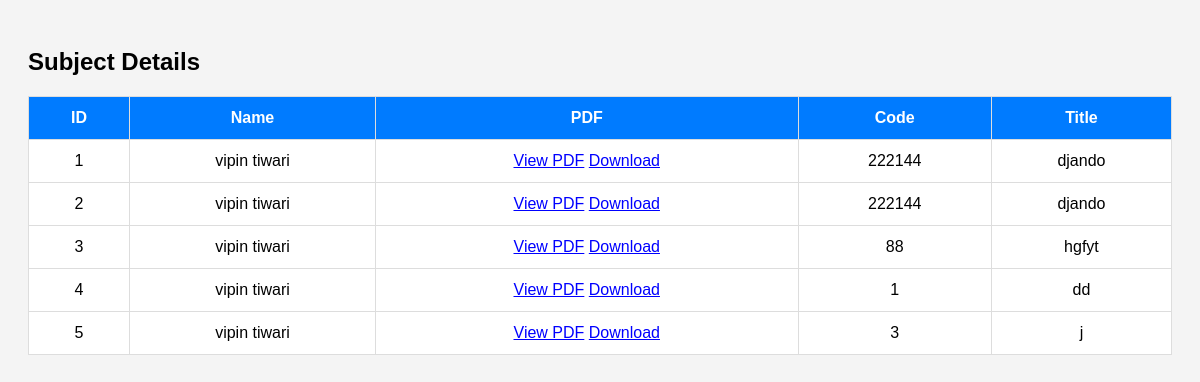
Page /account/subdata/ on the committed database.
### account/models.py (models this page shows, shortened)
class Subject(models.Model):
    name=models.CharField(max_length=100)
    title = models.CharField(max_length=100)
    pdf = models.FileField(upload_to='pdfs/')
    code=models.IntegerField()

### account/views.py (the view)
# urls.py: path('subdata/', views.subdata ,name='subdata')
def subdata(request):
    subjects = Subject.objects.all()
    return render(request,'box/subdata.html',{
        'subjects':subjects
    })

### account/templates/box/subdata.html (shortened to what this page needs)
<!DOCTYPE html>
<html>
    <head>
</head> <body>
<h2>Subject Details</h2>
<table>
    <tr>
        <th>ID
        </th>
        <th>Name</th>
        <th>PDF</th>
        <th>Code</th>
        <th>Title</th>
        </tr>
{% for sub in subjects %}
<tr>
    <td>{{ sub.id }}</td>
    <td>{{ sub.name }}</td>
    <td>
        {% if sub.pdf %}
            <a href="{{ sub.pdf.url }}" target="_blank">View PDF</a>
            <a href="{{ sub.pdf.url }}" download>Download</a>
        {% else %}
            No PDF
        {% endif %}
    </td>
    <td>{{ sub.code }}</td>
    <td>{{ sub.title }}</td>
</tr>
{% empty %}
<tr>
    <td colspan="5">No Subject Found</td>
</tr>
{% endfor %}
</table>

### account/templates/box/subdata.html (style rules this page uses)
body { font-family: Arial; background: #f4f4f4; padding: 20px; }
table { width: 100%; border-collapse: collapse; background: white; }
th, td { padding: 12px; border: 1px solid #ddd; text-align: center; }
th { background: #007bff; color: white; }
a { color: blue; }

### rows in the picture
Subject: id "1", name "vipin tiwari", code "222144", title "djando"
Subject: id "2", name "vipin tiwari", code "222144", title "djando"
Subject: id "3", name "vipin tiwari", code "88", title "hgfyt"
Subject: id "4", name "vipin tiwari", code "1", title "dd"
Subject: id "5", name "vipin tiwari", code "3", title "j"
